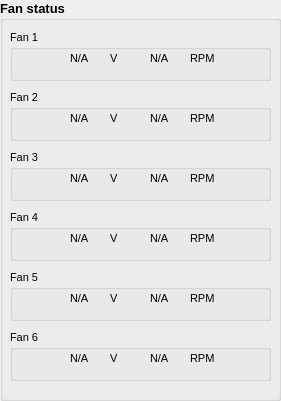
      <widget class="QGroupBox" name="groupBoxCurrentFanStatus">
       <property name="geometry">
        <rect>
         <x>700</x>
         <y>220</y>
         <width>281</width>
         <height>401</height>
        </rect>
       </property>
       <property name="font">
        <font>
         <pointsize>10</pointsize>
         <weight>75</weight>
         <bold>true</bold>
        </font>
       </property>
       <property name="title">
        <string>Fan status</string>
       </property>
       <widget class="QGroupBox" name="groupBoxCurrentFan1">
        <property name="geometry">
         <rect>
          <x>10</x>
          <y>30</y>
          <width>261</width>
          <height>51</height>
         </rect>
        </property>
        <property name="font">
         <font>
          <pointsize>8</pointsize>
          <weight>50</weight>
          <bold>false</bold>
         </font>
        </property>
        <property name="title">
         <string>Fan 1</string>
        </property>
        <widget class="QLabel" name="labelStatusFan1">
         <property name="geometry">
          <rect>
           <x>10</x>
           <y>20</y>
           <width>21</width>
           <height>21</height>
          </rect>
         </property>
         <property name="font">
          <font>
           <pointsize>10</pointsize>
           <weight>50</weight>
           <bold>false</bold>
          </font>
         </property>
         <property name="frameShape">
          <enum>QFrame::NoFrame</enum>
         </property>
         <property name="text">
          <string/>
         </property>
         <property name="pixmap">
          <pixmap resource="resources.qrc">:/icons/led-red-on.png</pixmap>
         </property>
         <property name="scaledContents">
          <bool>true</bool>
         </property>
        </widget>
        <widget class="QLabel" name="label_164">
         <property name="geometry">
          <rect>
           <x>180</x>
           <y>20</y>
           <width>41</width>
           <height>16</height>
          </rect>
         </property>
         <property name="font">
          <font>
           <pointsize>8</pointsize>
           <weight>50</weight>
           <bold>false</bold>
          </font>
         </property>
         <property name="text">
          <string>RPM</string>
         </property>
        </widget>
        <widget class="QLabel" name="labelRPMFan1">
         <property name="geometry">
          <rect>
           <x>140</x>
           <y>20</y>
           <width>41</width>
           <height>16</height>
          </rect>
         </property>
         <property name="font">
          <font>
           <pointsize>8</pointsize>
           <weight>50</weight>
           <bold>false</bold>
          </font>
         </property>
         <property name="text">
          <string>N/A</string>
         </property>
        </widget>
        <widget class="QLabel" name="label_165">
         <property name="geometry">
          <rect>
           <x>100</x>
           <y>20</y>
           <width>16</width>
           <height>16</height>
          </rect>
         </property>
         <property name="font">
          <font>
           <pointsize>8</pointsize>
           <weight>50</weight>
           <bold>false</bold>
          </font>
         </property>
         <property name="text">
          <string>V</string>
         </property>
        </widget>
        <widget class="QLabel" name="labelVFan1">
         <property name="geometry">
          <rect>
           <x>60</x>
           <y>20</y>
           <width>31</width>
           <height>16</height>
          </rect>
         </property>
         <property name="font">
          <font>
           <pointsize>8</pointsize>
           <weight>50</weight>
           <bold>false</bold>
          </font>
         </property>
         <property name="text">
          <string>N/A</string>
         </property>
        </widget>
       </widget>
       <widget class="QGroupBox" name="groupBoxCurrentFan2">
        <property name="geometry">
         <rect>
          <x>10</x>
          <y>90</y>
          <width>261</width>
          <height>51</height>
         </rect>
        </property>
        <property name="font">
         <font>
          <pointsize>8</pointsize>
          <weight>50</weight>
          <bold>false</bold>
         </font>
        </property>
        <property name="title">
         <string>Fan 2</string>
        </property>
        <widget class="QLabel" name="label_170">
         <property name="geometry">
          <rect>
           <x>180</x>
           <y>20</y>
           <width>41</width>
           <height>16</height>
          </rect>
         </property>
         <property name="font">
          <font>
           <pointsize>8</pointsize>
           <weight>50</weight>
           <bold>false</bold>
          </font>
         </property>
         <property name="text">
          <string>RPM</string>
         </property>
        </widget>
        <widget class="QLabel" name="labelRPMFan2">
         <property name="geometry">
          <rect>
           <x>140</x>
           <y>20</y>
           <width>41</width>
           <height>16</height>
          </rect>
         </property>
         <property name="font">
          <font>
           <pointsize>8</pointsize>
           <weight>50</weight>
           <bold>false</bold>
          </font>
         </property>
         <property name="text">
          <string>N/A</string>
         </property>
        </widget>
        <widget class="QLabel" name="labelStatusFan2">
         <property name="geometry">
          <rect>
           <x>10</x>
           <y>20</y>
           <width>21</width>
           <height>21</height>
          </rect>
         </property>
         <property name="font">
          <font>
           <pointsize>10</pointsize>
           <weight>50</weight>
           <bold>false</bold>
          </font>
         </property>
         <property name="frameShape">
          <enum>QFrame::NoFrame</enum>
         </property>
         <property name="text">
          <string/>
         </property>
         <property name="pixmap">
          <pixmap resource="resources.qrc">:/icons/led-red-on.png</pixmap>
         </property>
         <property name="scaledContents">
          <bool>true</bool>
         </property>
        </widget>
        <widget class="QLabel" name="labelVFan2">
         <property name="geometry">
          <rect>
           <x>60</x>
           <y>20</y>
           <width>31</width>
           <height>16</height>
          </rect>
         </property>
         <property name="font">
          <font>
           <pointsize>8</pointsize>
           <weight>50</weight>
           <bold>false</bold>
          </font>
         </property>
         <property name="text">
          <string>N/A</string>
         </property>
        </widget>
        <widget class="QLabel" name="label_166">
         <property name="geometry">
          <rect>
           <x>100</x>
           <y>20</y>
           <width>16</width>
           <height>16</height>
          </rect>
         </property>
         <property name="font">
          <font>
           <pointsize>8</pointsize>
           <weight>50</weight>
           <bold>false</bold>
          </font>
         </property>
         <property name="text">
          <string>V</string>
         </property>
        </widget>
       </widget>
       <widget class="QGroupBox" name="groupBoxCurrentFan3">
        <property name="geometry">
         <rect>
          <x>10</x>
          <y>150</y>
          <width>261</width>
          <height>51</height>
         </rect>
        </property>
        <property name="font">
         <font>
          <pointsize>8</pointsize>
          <weight>50</weight>
          <bold>false</bold>
         </font>
        </property>
        <property name="title">
         <string>Fan 3</string>
        </property>
        <widget class="QLabel" name="label_174">
         <property name="geometry">
          <rect>
           <x>180</x>
           <y>20</y>
           <width>41</width>
           <height>16</height>
          </rect>
         </property>
         <property name="font">
          <font>
           <pointsize>8</pointsize>
           <weight>50</weight>
           <bold>false</bold>
          </font>
         </property>
         <property name="text">
          <string>RPM</string>
         </property>
        </widget>
        <widget class="QLabel" name="labelRPMFan3">
         <property name="geometry">
          <rect>
           <x>140</x>
           <y>20</y>
           <width>41</width>
           <height>16</height>
          </rect>
         </property>
         <property name="font">
          <font>
           <pointsize>8</pointsize>
           <weight>50</weight>
           <bold>false</bold>
          </font>
         </property>
         <property name="text">
          <string>N/A</string>
         </property>
        </widget>
        <widget class="QLabel" name="labelStatusFan3">
         <property name="geometry">
          <rect>
           <x>10</x>
           <y>20</y>
           <width>21</width>
           <height>21</height>
          </rect>
         </property>
         <property name="font">
          <font>
           <pointsize>10</pointsize>
           <weight>50</weight>
           <bold>false</bold>
          </font>
         </property>
         <property name="frameShape">
          <enum>QFrame::NoFrame</enum>
         </property>
         <property name="text">
          <string/>
         </property>
         <property name="pixmap">
          <pixmap resource="resources.qrc">:/icons/led-red-on.png</pixmap>
         </property>
         <property name="scaledContents">
          <bool>true</bool>
         </property>
        </widget>
        <widget class="QLabel" name="labelVFan3">
         <property name="geometry">
          <rect>
           <x>60</x>
           <y>20</y>
           <width>31</width>
           <height>16</height>
          </rect>
         </property>
         <property name="font">
          <font>
           <pointsize>8</pointsize>
           <weight>50</weight>
           <bold>false</bold>
          </font>
         </property>
         <property name="text">
          <string>N/A</string>
         </property>
        </widget>
        <widget class="QLabel" name="label_167">
         <property name="geometry">
          <rect>
           <x>100</x>
           <y>20</y>
           <width>16</width>
           <height>16</height>
          </rect>
         </property>
         <property name="font">
          <font>
           <pointsize>8</pointsize>
           <weight>50</weight>
           <bold>false</bold>
          </font>
         </property>
         <property name="text">
          <string>V</string>
         </property>
        </widget>
       </widget>
       <widget class="QGroupBox" name="groupBoxCurrentFan4">
        <property name="geometry">
         <rect>
          <x>10</x>
          <y>210</y>
          <width>261</width>
          <height>51</height>
         </rect>
        </property>
        <property name="font">
         <font>
          <pointsize>8</pointsize>
          <weight>50</weight>
          <bold>false</bold>
         </font>
        </property>
        <property name="title">
         <string>Fan 4</string>
        </property>
        <widget class="QLabel" name="label_182">
         <property name="geometry">
          <rect>
           <x>180</x>
           <y>20</y>
           <width>41</width>
           <height>16</height>
          </rect>
         </property>
         <property name="font">
          <font>
           <pointsize>8</pointsize>
           <weight>50</weight>
           <bold>false</bold>
          </font>
         </property>
         <property name="text">
          <string>RPM</string>
         </property>
        </widget>
        <widget class="QLabel" name="labelRPMFan4">
         <property name="geometry">
          <rect>
           <x>140</x>
           <y>20</y>
           <width>41</width>
           <height>16</height>
          </rect>
         </property>
         <property name="font">
          <font>
           <pointsize>8</pointsize>
           <weight>50</weight>
           <bold>false</bold>
          </font>
         </property>
         <property name="text">
          <string>N/A</string>
         </property>
        </widget>
        <widget class="QLabel" name="labelStatusFan4">
         <property name="geometry">
          <rect>
           <x>10</x>
           <y>20</y>
           <width>21</width>
           <height>21</height>
          </rect>
         </property>
         <property name="font">
          <font>
           <pointsize>10</pointsize>
           <weight>50</weight>
           <bold>false</bold>
          </font>
         </property>
         <property name="frameShape">
          <enum>QFrame::NoFrame</enum>
         </property>
         <property name="text">
          <string/>
         </property>
         <property name="pixmap">
          <pixmap resource="resources.qrc">:/icons/led-red-on.png</pixmap>
         </property>
         <property name="scaledContents">
          <bool>true</bool>
         </property>
        </widget>
        <widget class="QLabel" name="labelVFan4">
         <property name="geometry">
          <rect>
           <x>60</x>
           <y>20</y>
           <width>31</width>
           <height>16</height>
          </rect>
         </property>
         <property name="font">
          <font>
           <pointsize>8</pointsize>
           <weight>50</weight>
           <bold>false</bold>
          </font>
         </property>
         <property name="text">
          <string>N/A</string>
         </property>
        </widget>
        <widget class="QLabel" name="label_168">
         <property name="geometry">
          <rect>
           <x>100</x>
           <y>20</y>
           <width>16</width>
           <height>16</height>
          </rect>
         </property>
         <property name="font">
          <font>
           <pointsize>8</pointsize>
           <weight>50</weight>
           <bold>false</bold>
          </font>
         </property>
         <property name="text">
          <string>V</string>
         </property>
        </widget>
       </widget>
       <widget class="QGroupBox" name="groupBoxCurrentFan5">
        <property name="geometry">
         <rect>
          <x>10</x>
          <y>270</y>
          <width>261</width>
          <height>51</height>
         </rect>
        </property>
        <property name="font">
         <font>
          <pointsize>8</pointsize>
          <weight>50</weight>
          <bold>false</bold>
         </font>
        </property>
        <property name="title">
         <string>Fan 5</string>
        </property>
        <widget class="QLabel" name="label_186">
         <property name="geometry">
          <rect>
           <x>180</x>
           <y>20</y>
           <width>41</width>
           <height>16</height>
          </rect>
         </property>
         <property name="font">
          <font>
           <pointsize>8</pointsize>
           <weight>50</weight>
           <bold>false</bold>
          </font>
         </property>
         <property name="text">
          <string>RPM</string>
         </property>
        </widget>
        <widget class="QLabel" name="labelRPMFan5">
         <property name="geometry">
          <rect>
           <x>140</x>
           <y>20</y>
           <width>41</width>
           <height>16</height>
          </rect>
         </property>
         <property name="font">
          <font>
           <pointsize>8</pointsize>
           <weight>50</weight>
           <bold>false</bold>
          </font>
         </property>
         <property name="text">
          <string>N/A</string>
         </property>
        </widget>
        <widget class="QLabel" name="labelStatusFan5">
         <property name="geometry">
          <rect>
           <x>10</x>
           <y>20</y>
           <width>21</width>
           <height>21</height>
          </rect>
         </property>
         <property name="font">
          <font>
           <pointsize>10</pointsize>
           <weight>50</weight>
           <bold>false</bold>
          </font>
         </property>
         <property name="frameShape">
          <enum>QFrame::NoFrame</enum>
         </property>
         <property name="text">
          <string/>
         </property>
         <property name="pixmap">
          <pixmap resource="resources.qrc">:/icons/led-red-on.png</pixmap>
         </property>
         <property name="scaledContents">
          <bool>true</bool>
         </property>
        </widget>
        <widget class="QLabel" name="labelVFan5">
         <property name="geometry">
          <rect>
           <x>60</x>
           <y>20</y>
           <width>31</width>
           <height>16</height>
          </rect>
         </property>
         <property name="font">
          <font>
           <pointsize>8</pointsize>
           <weight>50</weight>
           <bold>false</bold>
          </font>
         </property>
         <property name="text">
          <string>N/A</string>
         </property>
        </widget>
        <widget class="QLabel" name="label_171">
         <property name="geometry">
          <rect>
           <x>100</x>
           <y>20</y>
           <width>16</width>
           <height>16</height>
          </rect>
         </property>
         <property name="font">
          <font>
           <pointsize>8</pointsize>
           <weight>50</weight>
           <bold>false</bold>
          </font>
         </property>
         <property name="text">
          <string>V</string>
         </property>
        </widget>
       </widget>
       <widget class="QGroupBox" name="groupBoxCurrentFan6">
        <property name="geometry">
         <rect>
          <x>10</x>
          <y>330</y>
          <width>261</width>
          <height>51</height>
         </rect>
        </property>
        <property name="font">
         <font>
          <pointsize>8</pointsize>
          <weight>50</weight>
          <bold>false</bold>
         </font>
        </property>
        <property name="title">
         <string>Fan 6</string>
        </property>
        <widget class="QLabel" name="label_191">
         <property name="geometry">
          <rect>
           <x>180</x>
           <y>20</y>
           <width>41</width>
           <height>16</height>
          </rect>
         </property>
         <property name="font">
          <font>
           <pointsize>8</pointsize>
           <weight>50</weight>
           <bold>false</bold>
          </font>
         </property>
         <property name="text">
          <string>RPM</string>
         </property>
        </widget>
        <widget class="QLabel" name="labelRPMFan6">
         <property name="geometry">
          <rect>
           <x>140</x>
           <y>20</y>
           <width>41</width>
           <height>16</height>
          </rect>
         </property>
         <property name="font">
          <font>
           <pointsize>8</pointsize>
           <weight>50</weight>
           <bold>false</bold>
          </font>
         </property>
         <property name="text">
          <string>N/A</string>
         </property>
        </widget>
        <widget class="QLabel" name="labelStatusFan6">
         <property name="geometry">
          <rect>
           <x>10</x>
           <y>20</y>
           <width>21</width>
           <height>21</height>
          </rect>
         </property>
         <property name="font">
          <font>
           <pointsize>10</pointsize>
           <weight>50</weight>
           <bold>false</bold>
          </font>
         </property>
         <property name="frameShape">
          <enum>QFrame::NoFrame</enum>
         </property>
         <property name="text">
          <string/>
         </property>
         <property name="pixmap">
          <pixmap resource="resources.qrc">:/icons/led-red-on.png</pixmap>
         </property>
         <property name="scaledContents">
          <bool>true</bool>
         </property>
        </widget>
        <widget class="QLabel" name="labelVFan6">
         <property name="geometry">
          <rect>
           <x>60</x>
           <y>20</y>
           <width>31</width>
           <height>16</height>
          </rect>
         </property>
         <property name="font">
          <font>
           <pointsize>8</pointsize>
           <weight>50</weight>
           <bold>false</bold>
          </font>
         </property>
         <property name="text">
          <string>N/A</string>
         </property>
        </widget>
        <widget class="QLabel" name="label_172">
         <property name="geometry">
          <rect>
           <x>100</x>
           <y>20</y>
           <width>16</width>
           <height>16</height>
          </rect>
         </property>
         <property name="font">
          <font>
           <pointsize>8</pointsize>
           <weight>50</weight>
           <bold>false</bold>
          </font>
         </property>
         <property name="text">
          <string>V</string>
         </property>
        </widget>
       </widget>
      </widget>
